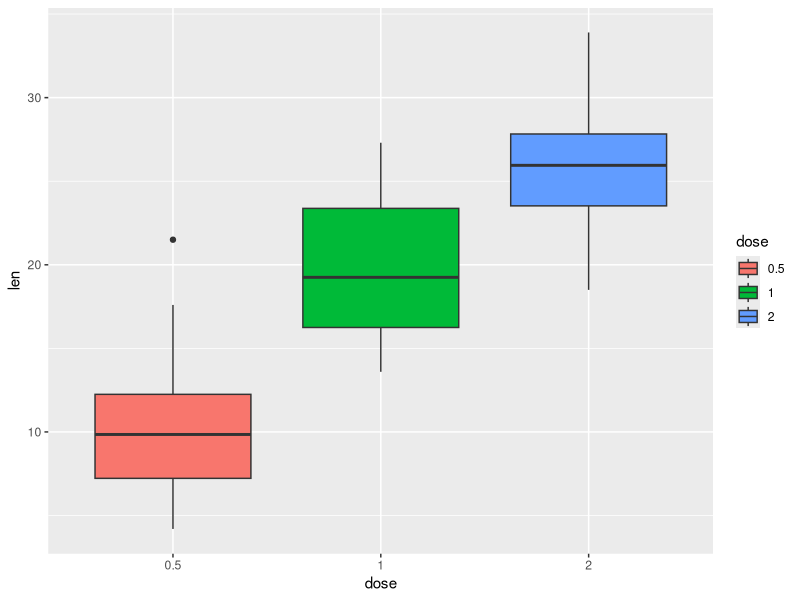
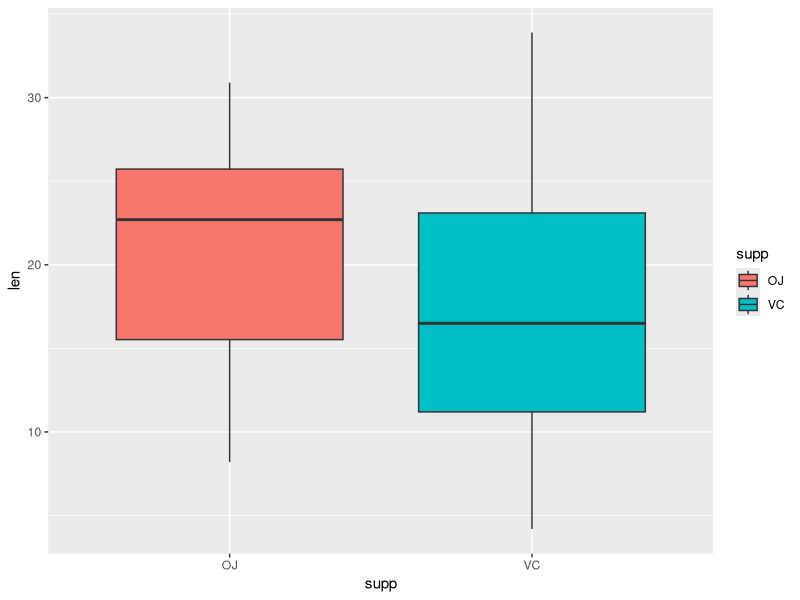
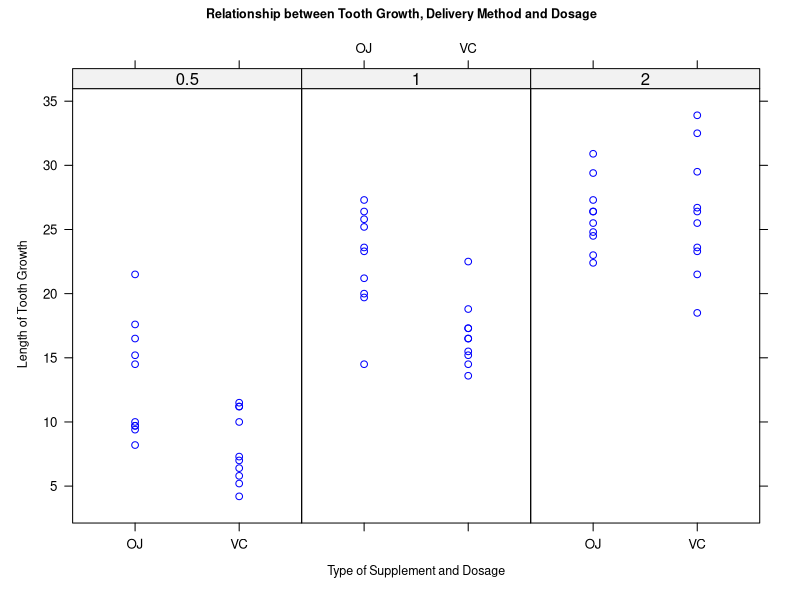

Generate these figures, in order, with R:
## ---- chunk 1
knitr::opts_chunk$set(fig.width=13, fig.height=9, fig.path='Figures/', echo=TRUE, warning=FALSE, message=FALSE)
## ---- chunk 2
library(ggplot2)
library(lattice)
## ---- chunk 3
data(ToothGrowth)
str(ToothGrowth)
## ---- chunk 4
# convert variable dose from numeric to factor
ToothGrowth$dose <- as.factor(ToothGrowth$dose)
# look at the dataset variables after conversion
str(ToothGrowth)
## ---- chunk 5
head(ToothGrowth)
str(ToothGrowth)
## ---- chunk 6
summary(ToothGrowth)
nrow(ToothGrowth)
## ---- chunk 7
# split of cases between different dose levels and delivery methods
table(ToothGrowth$dose, ToothGrowth$supp)
## ---- chunk 8
ggplot(aes(x=dose, y=len), data=ToothGrowth) + geom_boxplot(aes(fill=dose))
## ---- chunk 9
# visualization of tooth growth as function of supplement type
ggplot(aes(x=supp, y=len), data=ToothGrowth) + geom_boxplot(aes(fill=supp))
## ---- chunk 10
xyplot(len ~ supp | dose, ToothGrowth,
       layout= c(3,1), 
       main=list(label=" Relationship between Tooth Growth, Delivery Method and Dosage",cex=0.75),
       xlab=list(label="Type of Supplement and Dosage", cex=0.75),
       ylab=list(label=" Length of Tooth Growth", cex=0.75),
       par.settings = simpleTheme(col="blue"))
